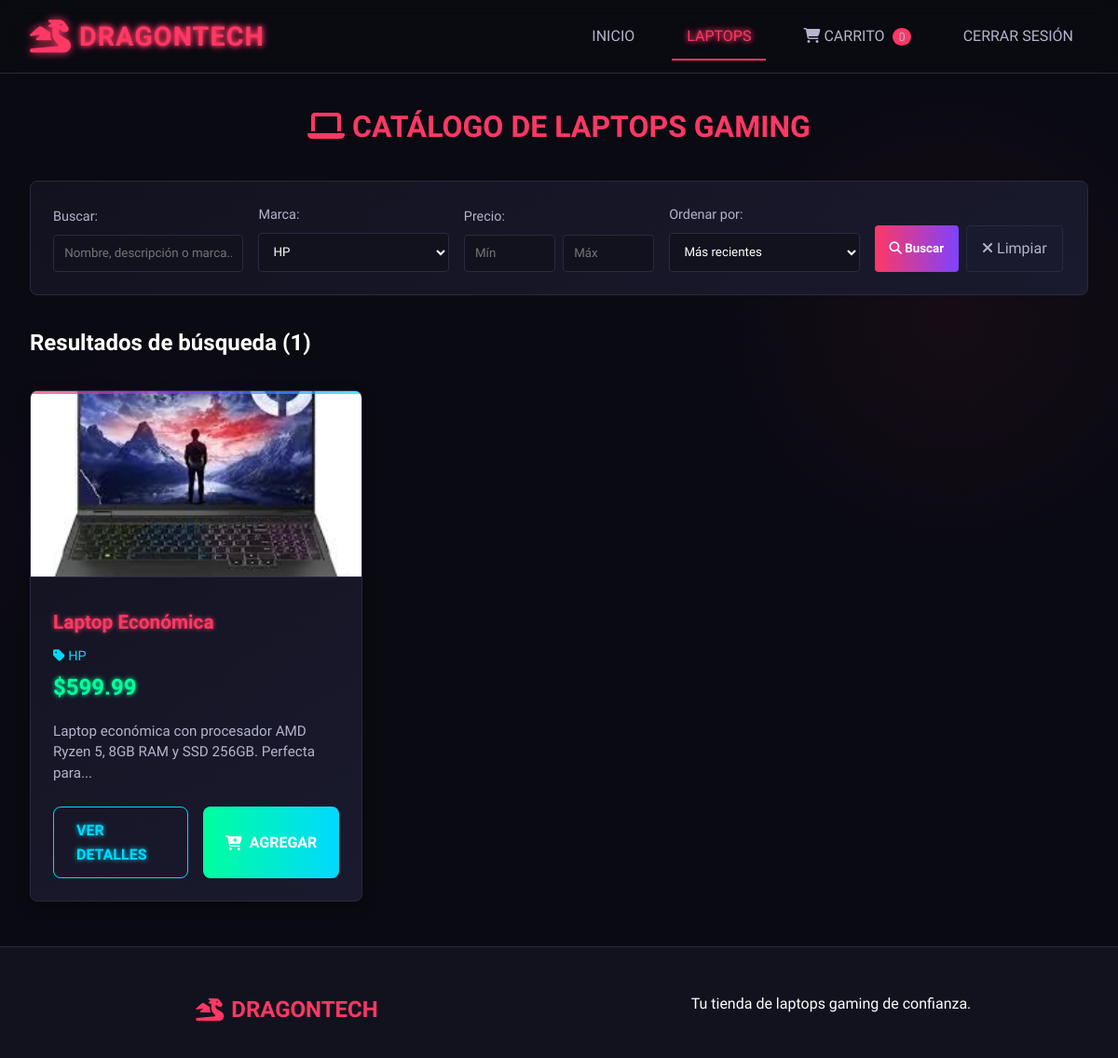
The page /laptops.php?marca=HP (signed in) on the database its author committed.
### tables this page shows
CREATE TABLE `laptops` (
  `id` int(11) NOT NULL,
  `nombre` varchar(100) NOT NULL,
  `descripcion` text DEFAULT NULL,
  `precio` decimal(10,2) NOT NULL,
  `imagen` varchar(255) DEFAULT NULL,
  `vendedor` int(11) NOT NULL,
  `stock` int(11) DEFAULT 0,
  `marca` varchar(50) DEFAULT NULL,
  `procesador` varchar(100) DEFAULT NULL,
  `ram` varchar(50) DEFAULT NULL,
  `almacenamiento` varchar(100) DEFAULT NULL,
  `tarjeta_grafica` varchar(100) DEFAULT NULL,
  `pantalla` varchar(50) DEFAULT NULL,
  `sistema_operativo` varchar(50) DEFAULT NULL,
  `fecha_creacion` timestamp NOT NULL DEFAULT current_timestamp(),
  `activo` tinyint(1) DEFAULT 1
);

### laptops.php (the view, shortened to what this page needs)
<?php
include "db.php";
$search = isset($_GET['search']) ? trim($_GET['search']) : '';
$marca = isset($_GET['marca']) ? $_GET['marca'] : '';
$precio_min = isset($_GET['precio_min']) ? (float)$_GET['precio_min'] : 0;
$precio_max = isset($_GET['precio_max']) ? (float)$_GET['precio_max'] : 9999999;
$orden = isset($_GET['orden']) ? $_GET['orden'] : 'reciente';
$where_conditions = ["l.activo = 1"];
$params = [];
$types = "";
if (!empty($marca)) {
    $where_conditions[] = "l.marca = ?";
    $params[] = $marca;
    $types .= "s";
}
$where_conditions[] = "l.precio BETWEEN ? AND ?";
$params[] = $precio_min;
$params[] = $precio_max;
$types .= "dd";
$order_clause = "";
switch ($orden) {
    default:
        $order_clause = "ORDER BY l.fecha_creacion DESC";
}
$where_clause = implode(" AND ", $where_conditions);
$sql = "SELECT l.*, u.username as vendedor_nombre
        FROM laptops l
        LEFT JOIN usuarios u ON l.vendedor = u.id
        WHERE $where_clause
        $order_clause";
$stmt = $conn->prepare($sql);
if (!empty($types)) {
    $stmt->bind_param($types, ...$params);
}
$stmt->execute();
$laptops = $stmt->get_result()->fetch_all(MYSQLI_ASSOC);
$marcas_stmt = $conn->prepare("SELECT DISTINCT marca FROM laptops WHERE marca IS NOT NULL ORDER BY marca");
$marcas_stmt->execute();
$marcas = $marcas_stmt->get_result()->fetch_all(MYSQLI_ASSOC);
?>
<!DOCTYPE html>
<html lang="es">
<head>
    <link rel="stylesheet" href="styles/main.css">
    <link rel="stylesheet" href="https://cdnjs.cloudflare.com/ajax/libs/font-awesome/6.4.0/css/all.min.css">
</head>
<body>
    <header class="header">
        <div class="logo">
            <i class="dragon-logo fas fa-dragon"></i>
            <span>DRAGONTECH</span>
        </div>
        <nav class="nav">
            <a href="home.php">INICIO</a>
            <a href="laptops.php" class="active">LAPTOPS</a>
            <a href="carrito.php">
                <i class="fas fa-shopping-cart"></i> CARRITO
                <span id="cart-count" style="background: var(--error); border-radius: 50%; padding: 2px 6px; font-size: 0.8rem; margin-left: 5px;">0</span>
            </a>
            <a href="logout.php">CERRAR SESIÓN</a>
        </nav>
    </header>
    <div class="container" style="margin-top: 2rem;">
        <h1 style="color: var(--primary); text-align: center; margin-bottom: 2rem;">
            <i class="fas fa-laptop"></i> CATÁLOGO DE LAPTOPS GAMING
        </h1>
        <div style="background: var(--card-gradient); padding: 1.5rem; border-radius: 8px; border: 1px solid var(--border); margin-bottom: 2rem;">
            <form method="GET" action="laptops.php" style="display: grid; grid-template-columns: repeat(auto-fit, minmax(200px, 1fr)); gap: 1rem; align-items: end;">
                <div>
                    <label style="color: var(--text-secondary); font-size: 0.9rem; margin-bottom: 0.5rem; display: block;">Buscar:</label>
                    <input type="text" name="search" value="<?php echo htmlspecialchars($search); ?>"
                           placeholder="Nombre, descripción o marca..."
                           style="width: 100%; padding: 0.7rem; background: var(--bg-secondary); border: 1px solid var(--border); border-radius: 4px; color: var(--text-primary);">
                </div>
                <div>
                    <label style="color: var(--text-secondary); font-size: 0.9rem; margin-bottom: 0.5rem; display: block;">Marca:</label>
                    <select name="marca" style="width: 100%; padding: 0.7rem; background: var(--bg-secondary); border: 1px solid var(--border); border-radius: 4px; color: var(--text-primary);">
                        <?php foreach ($marcas as $m): ?>
                            <option value="<?php echo htmlspecialchars($m['marca']); ?>"
                                    <?php echo ($marca == $m['marca']) ? 'selected' : ''; ?>>
                                <?php echo htmlspecialchars($m['marca']); ?>
                            </option>
                        <?php endforeach; ?>
                    </select>
                </div>
                <div>
                    <label style="color: var(--text-secondary); font-size: 0.9rem; margin-bottom: 0.5rem; display: block;">Precio:</label>
                    <div style="display: flex; gap: 0.5rem;">
                        <input type="number" name="precio_min" value="<?php echo $precio_min > 0 ? $precio_min : ''; ?>"
                               placeholder="Mín" min="0" step="0.01"
                               style="width: 100%; padding: 0.7rem; background: var(--bg-secondary); border: 1px solid var(--border); border-radius: 4px; color: var(--text-primary);">
                        <input type="number" name="precio_max" value="<?php echo $precio_max < 9999999 ? $precio_max : ''; ?>"
                               placeholder="Máx" min="0" step="0.01"
                               style="width: 100%; padding: 0.7rem; background: var(--bg-secondary); border: 1px solid var(--border); border-radius: 4px; color: var(--text-primary);">
                    </div>
                </div>
                <div>
                    <label style="color: var(--text-secondary); font-size: 0.9rem; margin-bottom: 0.5rem; display: block;">Ordenar por:</label>
                    <select name="orden" style="width: 100%; padding: 0.7rem; background: var(--bg-secondary); border: 1px solid var(--border); border-radius: 4px; color: var(--text-primary);">
                        <option value="reciente" <?php echo ($orden == 'reciente') ? 'selected' : ''; ?>>Más recientes</option>
                    </select>
                </div>
                <div style="display: flex; gap: 0.5rem;">
                    <button type="submit" style="background: linear-gradient(90deg, var(--primary), var(--accent)); color: white; border: none; padding: 0.7rem 1rem; border-radius: 4px; cursor: pointer; font-weight: 600;">
                        <i class="fas fa-search"></i> Buscar
                    </button>
                    <a href="laptops.php" style="background: var(--bg-tertiary); color: var(--text-secondary); border: 1px solid var(--border); padding: 0.7rem 1rem; border-radius: 4px; text-decoration: none; display: inline-block;">
                        <i class="fas fa-times"></i> Limpiar
                    </a>
                </div>
            </form>
        </div>
        <div style="display: flex; justify-content: space-between; align-items: center; margin-bottom: 1.5rem;">
            <h2 style="color: var(--text-primary); margin: 0;">
                <?php if (!empty($search) || !empty($marca) || $precio_min > 0 || $precio_max < 9999999): ?>
                    Resultados de búsqueda (<?php echo count($laptops); ?>)
                <?php else: ?>
                    Todos los productos (<?php echo count($laptops); ?>)
                <?php endif; ?>
            </h2>
        </div>
        <div class="laptops-grid">
            <?php if (count($laptops) > 0): ?>
                <?php foreach ($laptops as $laptop): ?>
                    <div class="laptop-card">
                        <img src="<?php echo htmlspecialchars($laptop['imagen']); ?>"
                             alt="<?php echo htmlspecialchars($laptop['nombre']); ?>"
                             class="laptop-image">
                        <div class="laptop-info">
                            <h3 class="laptop-name"><?php echo htmlspecialchars($laptop['nombre']); ?></h3>
                            <?php if (!empty($laptop['marca'])): ?>
                                <p style="color: var(--secondary); font-size: 0.9rem; margin: 0.2rem 0;">
                                    <i class="fas fa-tag"></i> <?php echo htmlspecialchars($laptop['marca']); ?>
                                </p>
                            <?php endif; ?>
                            <div class="laptop-price">$<?php echo number_format($laptop['precio'], 2); ?></div>
                            <p class="laptop-description"><?php echo htmlspecialchars(substr($laptop['descripcion'], 0, 80)); ?>...</p>
                            <div class="laptop-actions">
                                <a href="view_laptop.php?id=<?php echo $laptop['id']; ?>" class="btn btn-view">VER DETALLES</a>
                                <button onclick="addToCart(<?php echo $laptop['id']; ?>)" class="btn" style="background: linear-gradient(90deg, var(--success), var(--secondary)); color: white; border: none; cursor: pointer;">
                                    <i class="fas fa-cart-plus"></i> AGREGAR
                                </button>
                            </div>
                        </div>
                    </div>
                <?php endforeach; ?>
            <?php endif; ?>
        </div>
    </div>
    <footer class="footer" style="margin-top: 3rem;">
        <div class="footer-content">
            <div class="footer-logo">
                <i class="fas fa-dragon"></i>
                <span>DRAGONTECH</span>
            </div>
            <p>Tu tienda de laptops gaming de confianza.</p>
        </div>
    </footer>
</body>
</html>

### styles/main.css (style rules this page uses)
* { scrollbar-width: thin; scrollbar-color: var(--primary) var(--bg-secondary); }

### styles/base.css (style rules this page uses)
:root { --primary: #ff3864; --primary-glow: #ff3864; --secondary: #00d9ff; --secondary-glow: #00d9ff; --accent: #7e42ff; --bg-primary: #0a0a12; --bg-secondary: #12121f; --bg-tertiary: #1a1a2e; --text-primary: #ffffff; --text-secondary: #b4b4cc; --text-muted: #6b6b8a; --border: #2a2a3e; --success: #00ff9d; --error: #ff3864; --card-gradient: linear-gradient(145deg, #12121f, #1a1a2e); --neon-shadow: 0 0 5px var(--primary), 0 0 10px var(--primary); --transition-fast: 0.2s ease; --transition-normal: 0.3s ease; --transition-slow: 0.5s ease; --border-radius: 8px; --border-radius-large: 15px; --shadow-small: 0 2px 8px rgba(0, 0, 0, 0.2); --shadow-medium: 0 5px 15px rgba(0, 0, 0, 0.3); --shadow-large: 0 10px 30px rgba(0, 0, 0, 0.3); }
* { margin: 0; padding: 0; box-sizing: border-box; font-family: 'Rajdhani', 'Orbitron', sans-serif; }
body { background-color: var(--bg-primary); color: var(--text-primary); line-height: 1.6; min-height: 100vh; background-image: radial-gradient(circle at 15% 50%, rgba(126, 66, 255, 0.05) 0%, transparent 20%), radial-gradient(circle at 85% 30%, rgba(255, 56, 100, 0.05) 0%, transparent 20%); }
.container { max-width: 1200px; margin: 0 auto; padding: 0 2rem; }
.btn { display: inline-flex; align-items: center; justify-content: center; gap: 0.5rem; padding: 0.75rem 1.5rem; border: none; border-radius: var(--border-radius); font-size: 1rem; font-weight: 600; text-decoration: none; cursor: pointer; transition: all var(--transition-normal); text-transform: uppercase; }

### styles/components/navigation.css (style rules this page uses)
.header { background-color: rgba(10, 10, 18, 0.8); backdrop-filter: blur(10px); padding: 1rem 2rem; display: flex; justify-content: space-between; align-items: center; border-bottom: 1px solid var(--border); position: sticky; top: 0; z-index: 100; }
.logo { font-size: 1.8rem; font-weight: 700; color: var(--primary); text-shadow: var(--neon-shadow); letter-spacing: 1px; display: flex; align-items: center; gap: 0.5rem; }
.dragon-logo { font-size: 2.2rem; color: var(--primary); text-shadow: 0 0 10px var(--primary); animation: pulse 2s infinite; }
.nav { display: flex; gap: 1.5rem; }
.nav a { color: var(--text-secondary); text-decoration: none; padding: 0.5rem 1rem; border-radius: 4px; transition: all var(--transition-normal); font-weight: 500; position: relative; }
.nav a:hover, .nav a.active { color: var(--primary); text-shadow: var(--neon-shadow); }
.nav a::after { content: ''; position: absolute; bottom: -5px; left: 0; width: 0; height: 2px; background: var(--primary); transition: width var(--transition-normal); }
.nav a:hover::after, .nav a.active::after { width: 100%; }
.footer { background: var(--bg-secondary); border-top: 1px solid var(--border); padding: 3rem 0 1rem; margin-top: 4rem; }
.footer-content { max-width: 1200px; margin: 0 auto; padding: 0 2rem; display: grid; grid-template-columns: repeat(auto-fit, minmax(250px, 1fr)); gap: 2rem; text-align: center; }
.footer-logo { display: flex; align-items: center; justify-content: center; gap: 0.5rem; font-size: 1.5rem; font-weight: 700; color: var(--primary); margin-bottom: 1rem; }

### rows shown on the page
laptops: imagen (picture), nombre "Laptop Económica", marca "HP", precio "599.99", descripcion "Laptop económica con procesador AMD Ryzen 5, 8GB RAM y SSD 256GB. Perfecta para"

### other values the page prints
count($laptops) "1"
form field marca "HP"
